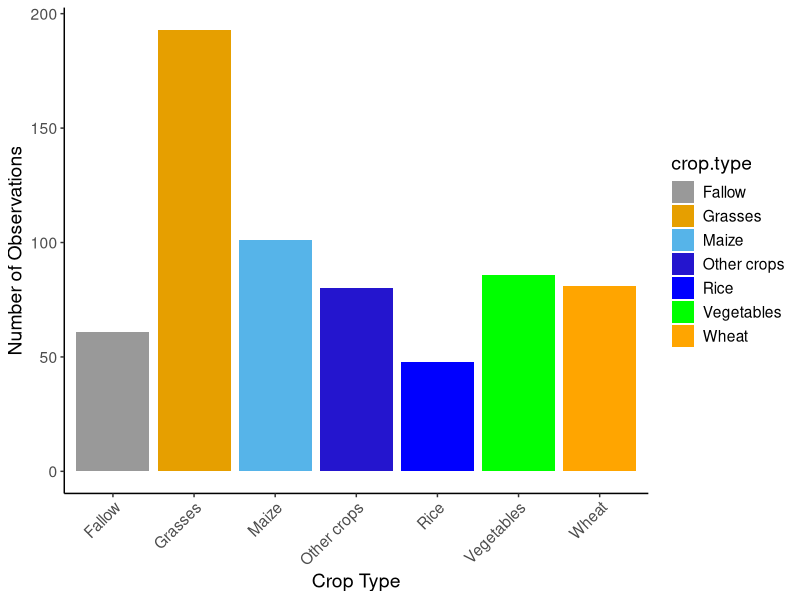
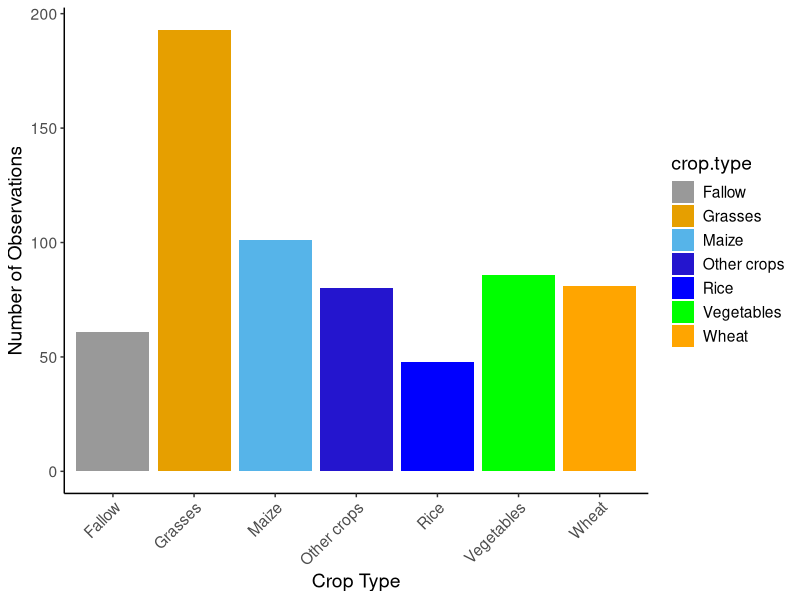
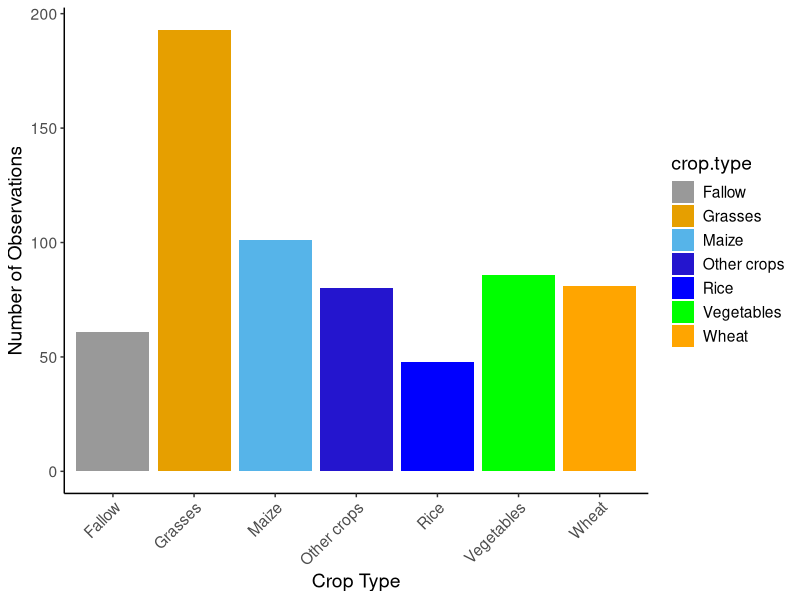

R code for these plots, in order:
## libraries
library(tidyverse)
library(readxl)
# load data
df <- read_excel("data/GHGs.xlsx")

p1 <- df %>%
  group_by(crop.type) %>%
  summarise(counts = n()) %>% 
  ggplot(aes(crop.type, counts, fill = crop.type)) + geom_bar(stat = "identity") +
  xlab("Crop Type") + ylab("Number of Observations") + 
  theme_classic() +
  theme(text = element_text(size = 14),
        axis.text.x = element_text(angle = 45, hjust = 1))+
  # scale_fill_brewer(palette="Paired") +
  scale_fill_manual(values=c("#999999", "#E69F00", "#56B4E9", "#2415ce", "blue", "green", "orange"));p1
  
ggsave("plots/01_plot.png", plot = p1, scale=1, height = 8, width = 6, dpi = 300)
install.packages("svglite")
library(svglite)
ggsave("plots/01_plot.svg", plot = p1, scale=1, height = 8, width = 6, dpi = 300)

  
